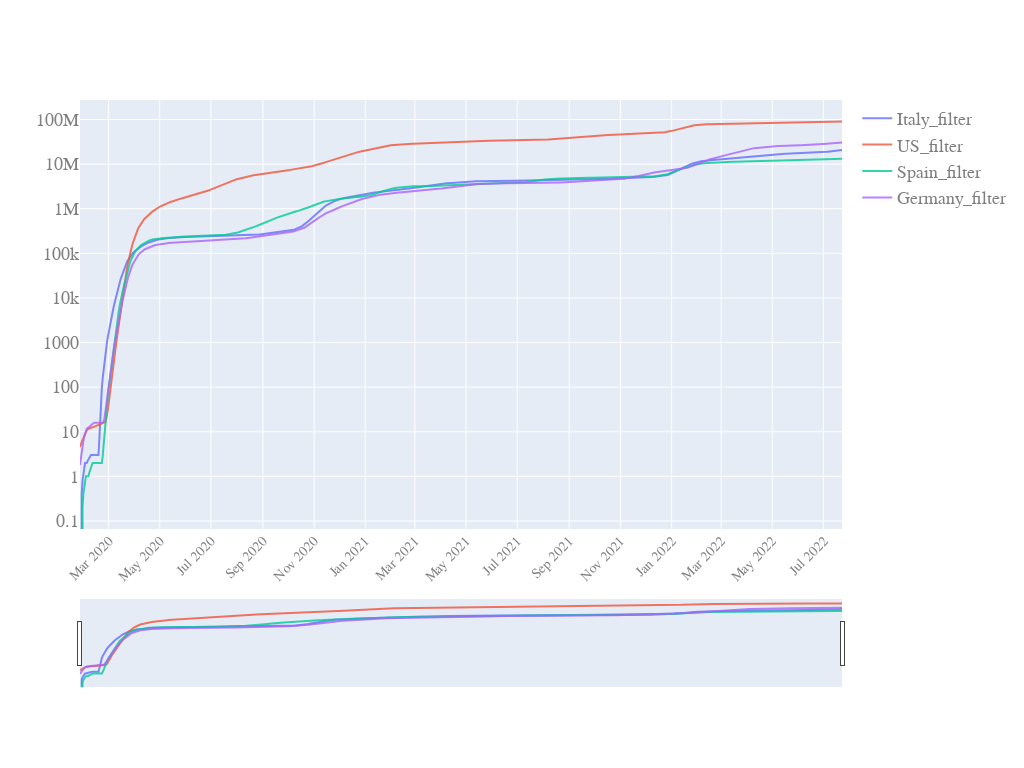

Notebook source saved alongside this figure:
### Code cell
start_pos=5
generate_plot(df_analyse.date[start_pos:],
           df_analyse[filter_cols].iloc[start_pos:,:], #['US','US_filter']
           y_scale='log',
           slider=True)

### Figure 1 — Plotly figure (JSON) as saved in the notebook; plotly's stock layout.template omitted (floating-point values rounded to 4 significant figures; data arrays with more than 128 entries replaced by an {"elided": "..."} marker saying what was removed)
{"data": [{"name": "Italy_filter", "opacity": 0.8, "type": "scatter", "x": {"elided": "909 str values"}, "y": {"elided": "909 float values"}}, {"name": "US_filter", "opacity": 0.8, "type": "scatter", "x": {"elided": "909 str values"}, "y": {"elided": "909 float values"}}, {"name": "Spain_filter", "opacity": 0.8, "type": "scatter", "x": {"elided": "909 str values"}, "y": {"elided": "909 float values"}}, {"name": "Germany_filter", "opacity": 0.8, "type": "scatter", "x": {"elided": "909 str values"}, "y": {"elided": "909 float values"}}], "layout": {"autosize": true, "font": {"color": "#7f7f7f", "family": "PT Sans, monospace", "size": 18}, "height": 768, "width": 1024, "xaxis": {"nticks": 20, "rangeslider": {"visible": true}, "tickangle": -45, "tickfont": {"color": "#7f7f7f", "size": 14}}, "yaxis": {"type": "log"}}}
